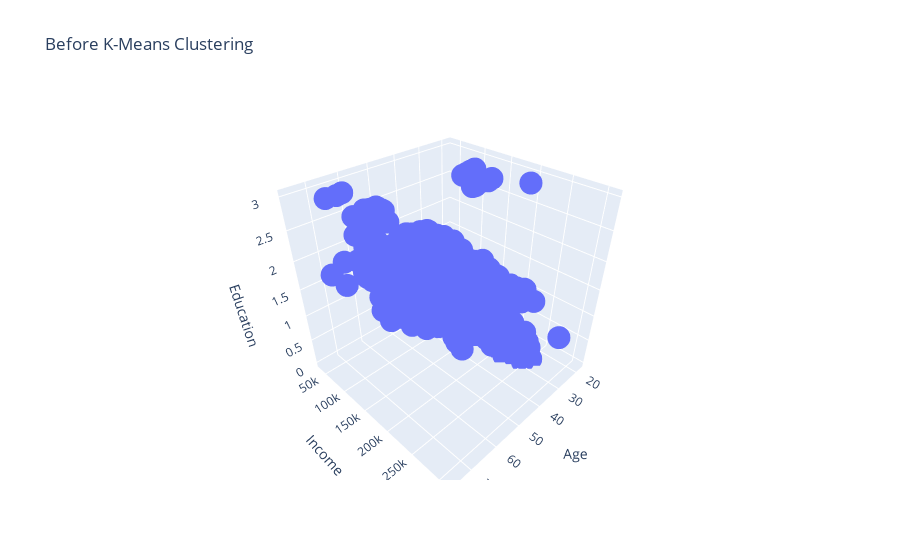

Write notebook code for a chart like this one.
### Markdown cell above
# Samples Before and After K-Means Clsutering

### Code cell
fig = px.scatter_3d(dff, x='Age', y='Income', z='Education',title="Before K-Means Clustering")              
fig.show()

### Figure 1 — Plotly figure (JSON) as saved in the notebook; plotly's stock layout.template omitted (floating-point values rounded to 4 significant figures; data arrays with more than 128 entries replaced by an {"elided": "..."} marker saying what was removed)
{"data": [{"hovertemplate": "Age=%{x}<br>Income=%{y}<br>Education=%{z}<extra></extra>", "legendgroup": "", "marker": {"color": "#636efa", "symbol": "circle"}, "mode": "markers", "name": "", "scene": "scene", "showlegend": false, "type": "scatter3d", "x": {"elided": "2000 int values"}, "y": {"elided": "2000 int values"}, "z": {"elided": "2000 int values"}}], "layout": {"legend": {"tracegroupgap": 0}, "scene": {"domain": {"x": [0, 1], "y": [0, 1]}, "xaxis": {"title": {"text": "Age"}}, "yaxis": {"title": {"text": "Income"}}, "zaxis": {"title": {"text": "Education"}}}, "title": {"text": "Before K-Means Clustering"}}}
